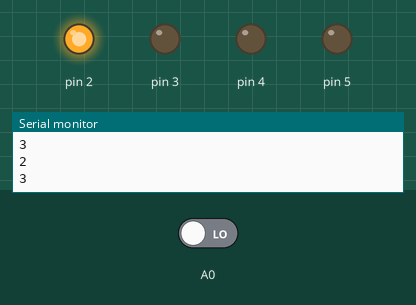
This sketch was run on a simulated Arduino Uno, built with avr-gcc and run on an emulated ATmega328P. On the bench: output pins drawn as LEDs (lit = HIGH), the last lines printed to the serial monitor. The test bench sets the inputs (shaded band); at power-on: A0 LOW. Random numbers use the default seed unless the sketch sets one; pins used as bus, display or sensor lines are not drawn.

Above: at 4.8 s.
4.9 s: A0 driven HIGH
7.6 s: A0 driven LOW
At 8.4 s:
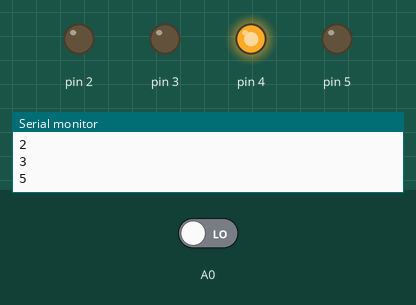
At 9.8 s:
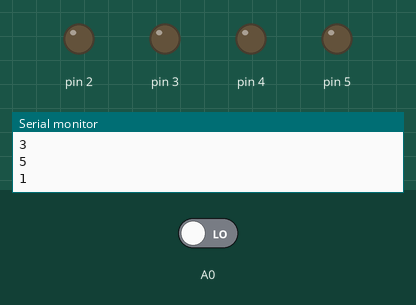
Timing chart, 0 to 49.1 s (numbered marks = the images above; inputs shaded):
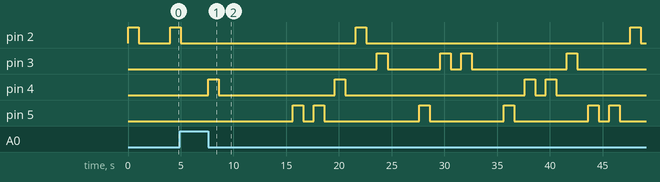

Measured:
- after the input at 7.6 s, pin 2: alternates HIGH for 1.0 s and LOW for 25.0 s, starting after 14.0 s; pin 3: LOW → HIGH after 16.0 s, → LOW 1.0 s later, → HIGH 5.0 s later, → LOW 1.0 s later, … (8 changes in this stretch)

The sketch:

taas.ino
```cpp
#define key1 digitalRead(A0)

void setup() {
  randomSeed(analogRead(A0));
  pinMode(A0, INPUT);
  for (int i = 0; i <= 5; i++){
    pinMode(i, OUTPUT);
  }
  Serial.begin(9600);
}


void loop() {
  if (key1 == 0) {
    int randum = random(1, 7);
    Serial.println(randum);
    digitalWrite(randum-1, HIGH);
    delay(1000);
    digitalWrite(randum-1, LOW);
    delay(1000);
  }
}
```
